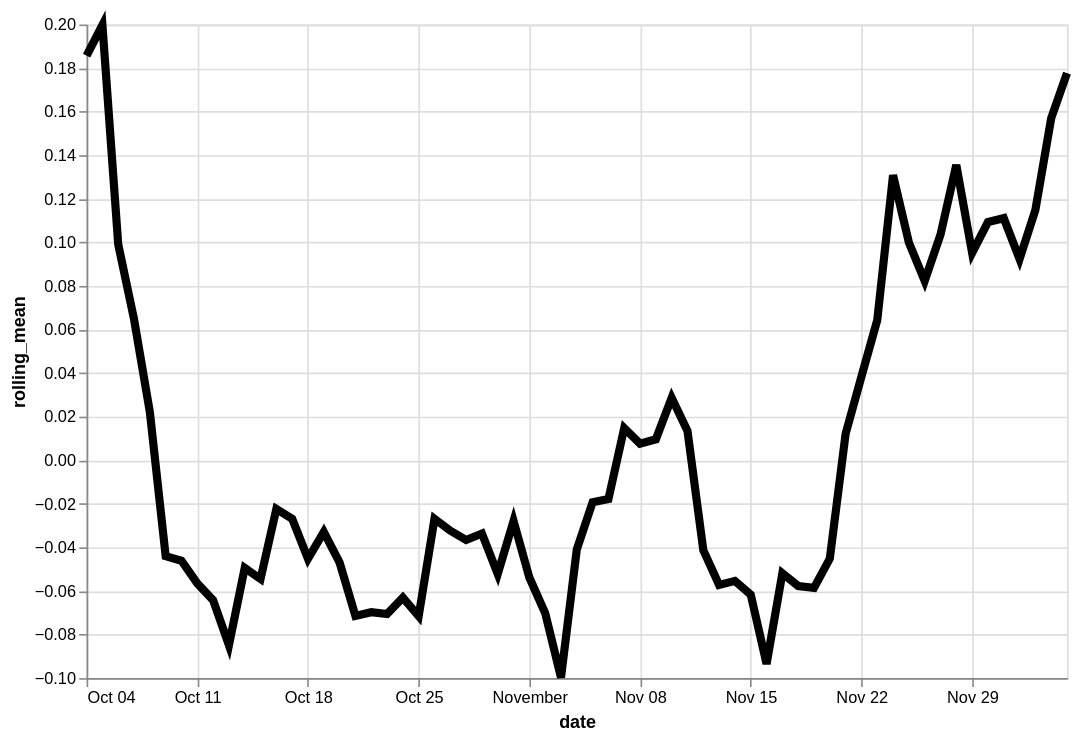

Vega-Lite specification stored for this chart:
### Vega-Lite specification from a JSON file in a GitHub repository (floating-point values rounded to 4 significant figures)
{"config": {"view": {"continuousWidth": 400, "continuousHeight": 300}}, "data": {"name": "data-58b9754fc6bf0a2f7bdfd8c48650d061"}, "mark": {"type": "line", "color": "black", "size": 5}, "encoding": {"x": {"type": "temporal", "field": "date"}, "y": {"type": "quantitative", "field": "rolling_mean"}}, "height": 400, "transform": [{"window": [{"op": "mean", "field": "residual", "as": "rolling_mean"}], "frame": [-4, 3]}], "width": 600, "$schema": "https://vega.github.io/schema/vega-lite/v4.8.1.json", "datasets": {"data-58b9754fc6bf0a2f7bdfd8c48650d061": [{"date": "2020-10-04T00:00:00", "residual": 0.6609}, {"date": "2020-10-05T00:00:00", "residual": 0.05462}, {"date": "2020-10-06T00:00:00", "residual": -0.0565}, {"date": "2020-10-07T00:00:00", "residual": 0.08378}, {"date": "2020-10-08T00:00:00", "residual": 0.2558}, {"date": "2020-10-09T00:00:00", "residual": -0.4042}, {"date": "2020-10-10T00:00:00", "residual": -0.1414}, {"date": "2020-10-11T00:00:00", "residual": -0.2762}, {"date": "2020-10-12T00:00:00", "residual": 0.1317}, {"date": "2020-10-13T00:00:00", "residual": 0.03796}, {"date": "2020-10-14T00:00:00", "residual": -0.1398}, {"date": "2020-10-15T00:00:00", "residual": 0.02267}, {"date": "2020-10-16T00:00:00", "residual": 0.09017}, {"date": "2020-10-17T00:00:00", "residual": -0.1201}, {"date": "2020-10-18T00:00:00", "residual": -0.1824}, {"date": "2020-10-19T00:00:00", "residual": -0.01892}, {"date": "2020-10-20T00:00:00", "residual": 0.09585}, {"date": "2020-10-21T00:00:00", "residual": -0.1091}, {"date": "2020-10-22T00:00:00", "residual": -0.04125}, {"date": "2020-10-23T00:00:00", "residual": -0.08982}, {"date": "2020-10-24T00:00:00", "residual": -0.1058}, {"date": "2020-10-25T00:00:00", "residual": -0.1063}, {"date": "2020-10-26T00:00:00", "residual": -0.1894}, {"date": "2020-10-27T00:00:00", "residual": 0.0413}, {"date": "2020-10-28T00:00:00", "residual": 0.02795}, {"date": "2020-10-29T00:00:00", "residual": 0.2485}, {"date": "2020-10-30T00:00:00", "residual": -0.085}, {"date": "2020-10-31T00:00:00", "residual": -0.1241}, {"date": "2020-11-01T00:00:00", "residual": -0.08201}, {"date": "2020-11-02T00:00:00", "residual": -0.2545}, {"date": "2020-11-03T00:00:00", "residual": 0.004741}, {"date": "2020-11-04T00:00:00", "residual": -0.1662}, {"date": "2020-11-05T00:00:00", "residual": -0.1026}, {"date": "2020-11-06T00:00:00", "residual": 0.01212}, {"date": "2020-11-07T00:00:00", "residual": 0.3848}, {"date": "2020-11-08T00:00:00", "residual": 0.04956}, {"date": "2020-11-09T00:00:00", "residual": -0.07048}, {"date": "2020-11-10T00:00:00", "residual": 0.006494}, {"date": "2020-11-11T00:00:00", "residual": -0.05258}, {"date": "2020-11-12T00:00:00", "residual": -0.1504}, {"date": "2020-11-13T00:00:00", "residual": 0.04966}, {"date": "2020-11-14T00:00:00", "residual": -0.1093}, {"date": "2020-11-15T00:00:00", "residual": -0.05295}, {"date": "2020-11-16T00:00:00", "residual": -0.07841}, {"date": "2020-11-17T00:00:00", "residual": -0.05549}, {"date": "2020-11-18T00:00:00", "residual": -0.04409}, {"date": "2020-11-19T00:00:00", "residual": -0.3069}, {"date": "2020-11-20T00:00:00", "residual": 0.1822}, {"date": "2020-11-21T00:00:00", "residual": 0.003022}, {"date": "2020-11-22T00:00:00", "residual": -0.1159}, {"date": "2020-11-23T00:00:00", "residual": 0.05459}, {"date": "2020-11-24T00:00:00", "residual": 0.3798}, {"date": "2020-11-25T00:00:00", "residual": 0.1542}, {"date": "2020-11-26T00:00:00", "residual": 0.1633}, {"date": "2020-11-27T00:00:00", "residual": 0.2255}, {"date": "2020-11-28T00:00:00", "residual": -0.06494}, {"date": "2020-11-29T00:00:00", "residual": -0.1379}, {"date": "2020-11-30T00:00:00", "residual": 0.05365}, {"date": "2020-12-01T00:00:00", "residual": 0.3106}, {"date": "2020-12-02T00:00:00", "residual": 0.05663}, {"date": "2020-12-03T00:00:00", "residual": 0.2676}, {"date": "2020-12-04T00:00:00", "residual": 0.1776}, {"date": "2020-12-05T00:00:00", "residual": 0.07585}]}}
